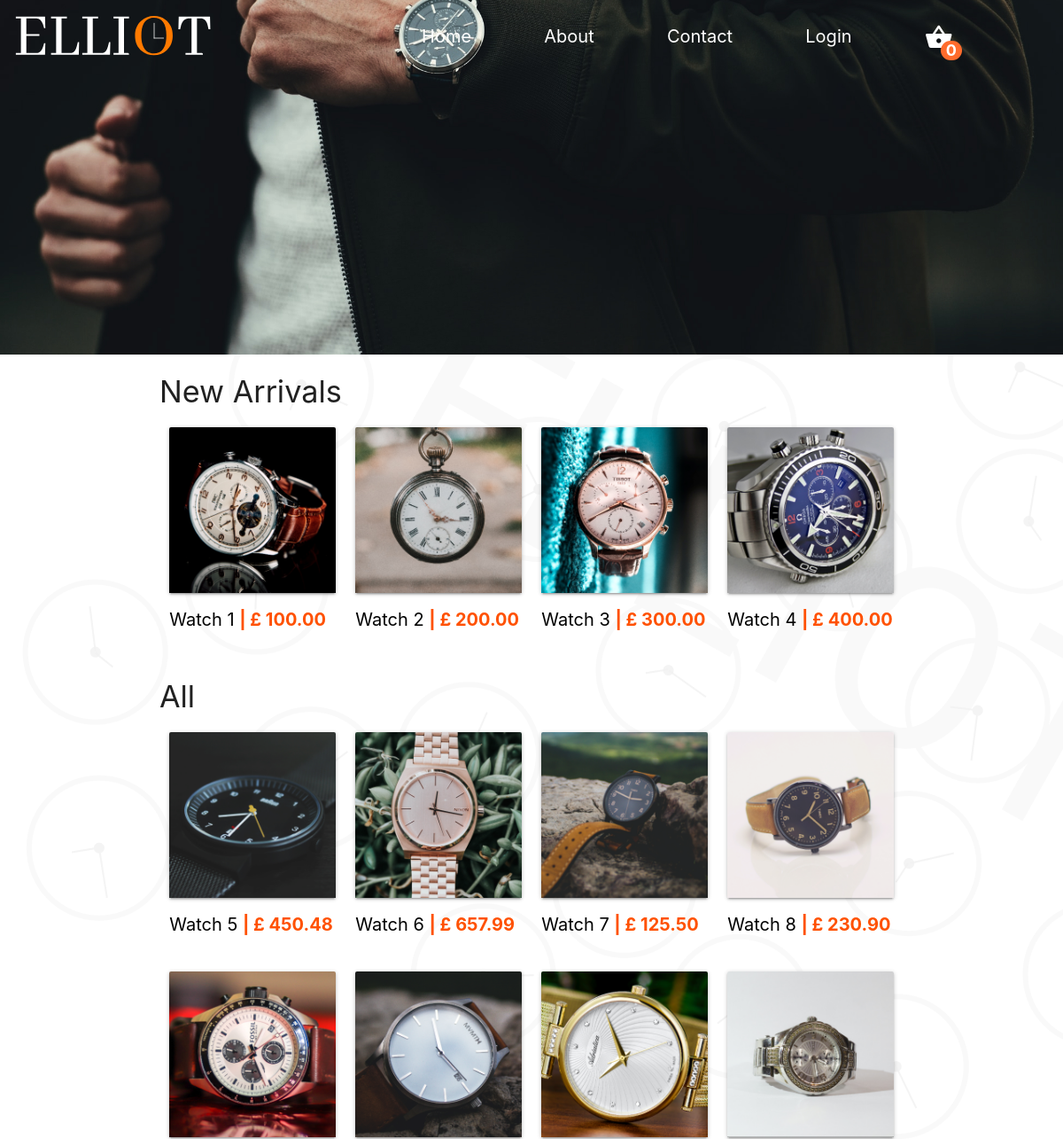
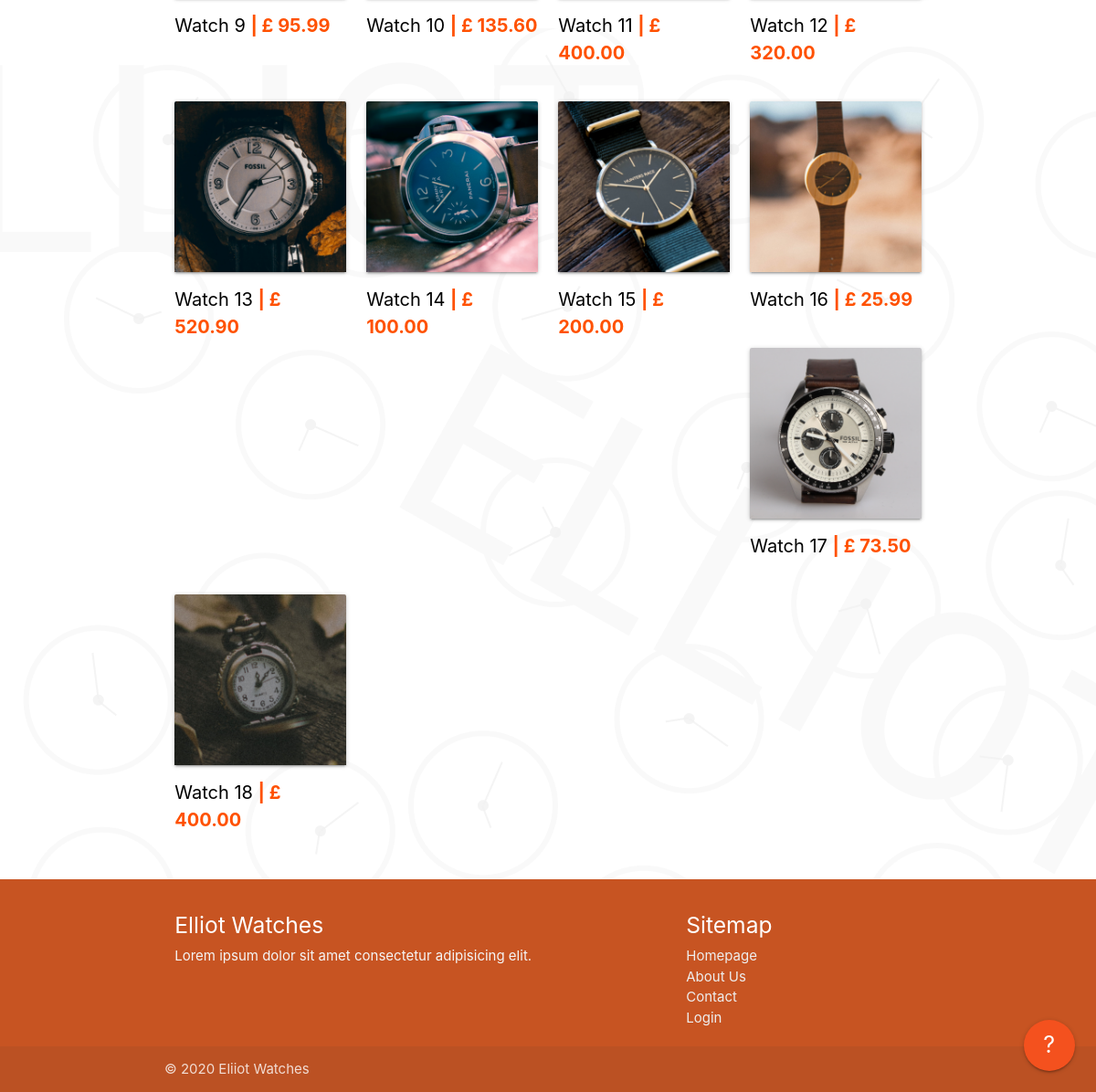
The page / on the database its author committed (2 pictures, top to bottom).
### tables this page shows
CREATE TABLE IF NOT EXISTS tbl_products (
    prod_id INT(11) AUTO_INCREMENT NOT NULL PRIMARY KEY,
    prod_name VARCHAR(50) NOT NULL,
    prod_price DECIMAL(5,2),
    prod_desc TEXT,
    prod_img TEXT,
    prod_filters VARCHAR(10)
);

### inc/prod.inc.php (the view)
<?php
   function prod($prodName, $prodPrice, $prodImg, $prodId, $prodFilter) {
    echo "<div class='col s6 m6 l3 prod $prodFilter'>
    <a href='./prod.php?id=$prodId'>
        <div class='card'>
            <div class='card-image'>
                <img src='$prodImg' alt='Image of $prodName'>
            </div>
        </div>
        <p class='card-title'>$prodName <span class='prod-price'>| £ $prodPrice</span></p>
    </a>
</div>";
}

### header.php (shortened to what this page needs)
<!DOCTYPE html>
<html lang="en">
<head>
    <link rel="stylesheet" href="https://cdnjs.cloudflare.com/ajax/libs/materialize/1.0.0/css/materialize.min.css" />
    <link rel="stylesheet" href="style/main.css" />
    <link rel="stylesheet" href="./style/introjs.css" />
    <link href="./style/introjs-modern.css" rel="stylesheet">
</head>
<body>
    <div class="nav" role="navigation">
        <div class="logo">
            <a href="index.php"><img id="logo" src="assets/img/logoWhite.svg" alt="" /></a>
        </div>
        <ul class="nav-links">
            <li><a href="index.php" id="">Home</a></li>
            <li><a href="about.php" id="">About</a></li>
            <li><a href="contact.php" id="">Contact</a></li>
            <?php if (!isset($_SESSION['email'])) echo '<li><a href="login.php" id="">Login</a></li>'; ?>
            <li>
                <a href="cart.php" id="num-items">
                    <i class="material-icons small basket">shopping_basket</i>
                    <span class="new badge" data-badge-caption="">
                        <?php
                            if(isset($_SESSION['cart'])) {
                                echo count($_SESSION['cart']);
                            }
                            else {
                                echo "0";
                            }
                        ?>
                    </span>
                </a>
            </li>
        </ul>
    </div>

### index.php (shortened to what this page needs)
<?php require 'header.php'; require './inc/dbh.inc.php'; require './inc/prod.inc.php'?>
<div class="hero">
</div>
<div class="container index">
    <h4>New Arrivals</h4>
    <div class="row" data-step="1" data-position="right"
        data-intro="Click on any of the item, to open their specific page">
        <?php
            $sql = "SELECT * FROM tbl_products LIMIT 4";
            $result = mysqli_query($conn, $sql);
            if (mysqli_num_rows($result) > 0) {
                while($row = mysqli_fetch_assoc($result)) {
                    prod($row['prod_name'], $row['prod_price'], $row['prod_img'], $row['prod_id'], $row['prod_filters']);
                }
            } else {
                echo "0 results";
            }
        ?>
    </div>
    <h4>All</h4>
    <div class="row all" data-step="2" data-intro="Check out all of our products" data-position="right"
        data-scrollTo="tooltip">
        <?php
            $sql = "SELECT * FROM tbl_products WHERE prod_id > 4";
            $result = mysqli_query($conn, $sql);
            if (mysqli_num_rows($result) > 0) {
                while($row = mysqli_fetch_assoc($result)) {
                    prod($row['prod_name'], $row['prod_price'], $row['prod_img'], $row['prod_id'], $row['prod_filters']);
                }
            } else {
                echo "0 results";
            }
        ?>
    </div>
</div>
<?php require 'footer.php' ?>

### footer.php (shortened to what this page needs)
<div class="fixed-action-btn">
  <a href="javascript:startTour()" class="btn-floating btn-large deep-orange darken-1 tooltipped" data-position="left"
    data-tooltip="Click for help" style="font-size: 25px;">
    ?
  </a>
</div>
<footer class="page-footer" style="background-color:rgb(199, 84, 34)">
  <div class="container">
    <div class="row">
      <div class="col l6 s12">
        <h5 class="white-text">Elliot Watches</h5>
        <p class="grey-text text-lighten-4">Lorem ipsum dolor sit amet consectetur adipisicing elit.</p>
      </div>
      <div class="col l4 offset-l2 s12">
        <h5 class="white-text">Sitemap</h5>
        <ul>
          <li><a class="grey-text text-lighten-3" href="./index.php">Homepage</a></li>
          <li><a class="grey-text text-lighten-3" href="./about.php">About Us</a></li>
          <li><a class="grey-text text-lighten-3" href="./contact.php">Contact</a></li>
          <li><a class="grey-text text-lighten-3" href="./login.php">Login</a></li>
        </ul>
      </div>
    </div>
  </div>
  <div class="footer-copyright">
    <div class="container">
      © 2020 Eliiot Watches
    </div>
  </div>
</footer>
</body>
</html>

### style/main.css (style rules this page uses)
* { margin: 0; padding: 0; -webkit-box-sizing: border-box; box-sizing: border-box; }
html { overflow-x: hidden; }
body { background-image: url(../assets/img/bg.png); }
:root { --main-col: #ff6c2d; }
.nav { display: -webkit-box; display: -ms-flexbox; display: flex; -webkit-box-pack: justify; -ms-flex-pack: justify; justify-content: space-between; -webkit-box-align: center; -ms-flex-align: center; align-items: center; min-height: 8vh; position: fixed; top: 0; width: 100%; z-index: 2; -webkit-transition: 0.5s ease-out; transition: 0.5s ease-out; }
.nav .logo { margin-left: 1rem; }
.nav .logo img { width: 15rem; }
.nav-links { display: -webkit-box; display: -ms-flexbox; display: flex; width: 28%; -ms-flex-pack: distribute; justify-content: space-around; margin-right: 3rem; }
.nav-links li i { font-size: 32px; }
.nav-links li a { color: white; text-decoration: none; font-size: 20px; }
.nav-links li a .badge { min-width: 0; background-color: var(--main-col); font-weight: bold; font-size: 18px; border-radius: 200px; position: relative; top: 20px; left: -28px; }
.hero { height: 50vh; width: 100vw; background-image: url("../assets/img/hero1.jpg"); background-size: cover; background-position-y: -20rem; background-repeat: no-repeat; }
.prod { margin-bottom: 2rem; font-size: 20px; }
.prod a { color: black; }
.prod .prod-price { color: #ff5100; font-weight: bolder; }
.index, .login, .register { min-height: 100vh; }
@media screen and (max-width: 1440px) { .nav-links { width: 60%; } }

### rows shown on the page
tbl_products: prod_img (picture), prod_name "Watch 1", prod_price "100.00"
tbl_products: prod_img (picture), prod_name "Watch 2", prod_price "200.00"
tbl_products: prod_img (picture), prod_name "Watch 3", prod_price "300.00"
tbl_products: prod_img (picture), prod_name "Watch 4", prod_price "400.00"
tbl_products: prod_img (picture), prod_name "Watch 5", prod_price "450.48"
tbl_products: prod_img (picture), prod_name "Watch 6", prod_price "657.99"
tbl_products: prod_img (picture), prod_name "Watch 7", prod_price "125.50"
tbl_products: prod_img (picture), prod_name "Watch 8", prod_price "230.90"
tbl_products: prod_img (picture), prod_name "Watch 9", prod_price "95.99"
tbl_products: prod_img (picture), prod_name "Watch 10", prod_price "135.60"
tbl_products: prod_img (picture), prod_name "Watch 11", prod_price "400.00"
tbl_products: prod_img (picture), prod_name "Watch 12", prod_price "320.00"
tbl_products: prod_img (picture), prod_name "Watch 13", prod_price "520.90"
tbl_products: prod_img (picture), prod_name "Watch 14", prod_price "100.00"
tbl_products: prod_img (picture), prod_name "Watch 15", prod_price "200.00"
tbl_products: prod_img (picture), prod_name "Watch 16", prod_price "25.99"
tbl_products: prod_img (picture), prod_name "Watch 17", prod_price "73.50"
tbl_products: prod_img (picture), prod_name "Watch 18", prod_price "400.00"
